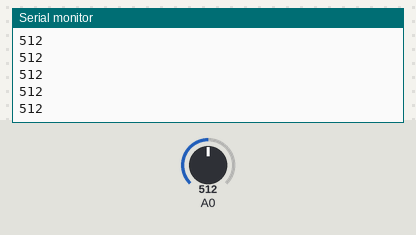
This sketch was run on a simulated Arduino Uno, built with avr-gcc and run on an emulated ATmega328P. On the bench: the last lines printed to the serial monitor. The test bench sets the inputs (shaded band); at power-on: A0 = 512.

Above: at 1.2 s.
1.3 s: A0 set to 716
At 1.9 s:
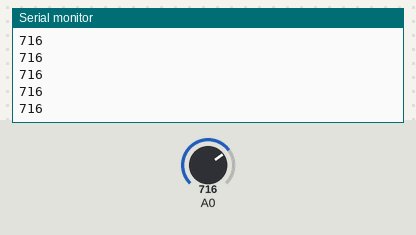
2.8 s: A0 set to 900
At 3.9 s:
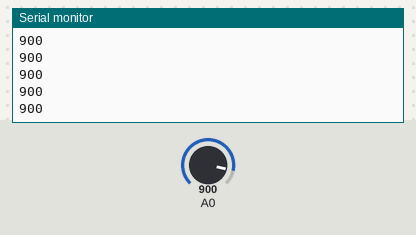
Timing chart, 0 to 5.8 s (numbered marks = the images above; inputs shaded):
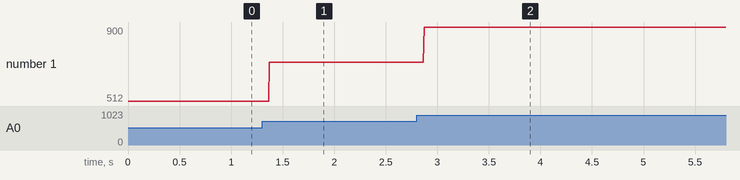

The sketch:

Potentiometer_01.ino
```cpp
void setup() {
  Serial.begin(9600);
  pinMode(0, INPUT);
}

void loop() {
  Serial.println(analogRead(0));
}
```

Measured:
- after the input at 1.3 s, the serial monitor: prints a new line after 0.07 s (image 1)
- after the input at 2.8 s, the serial monitor: prints a new line after 0.07 s (image 2)
- plotted number 1: 512 → 716 after the input at 1.3 s, 716 → 900 after the input at 2.8 s
